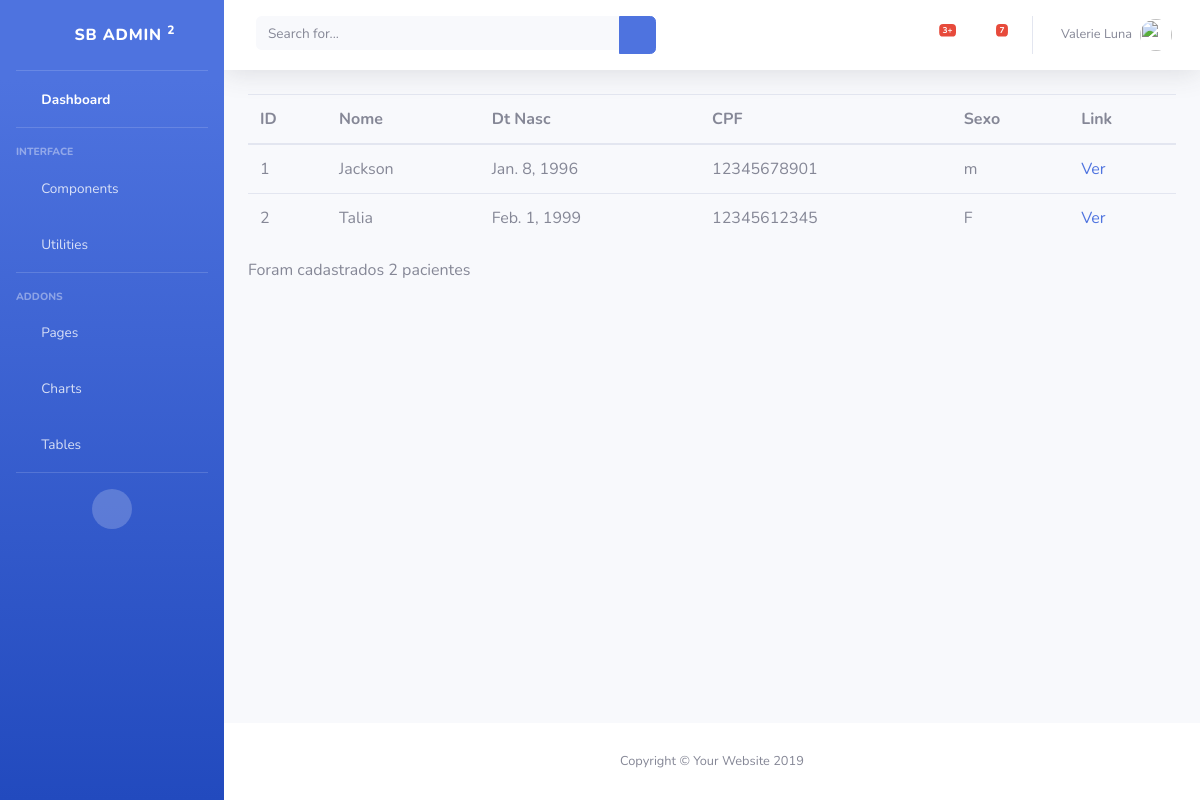
The page /atendimento/paciente/ on the database as committed earlier.
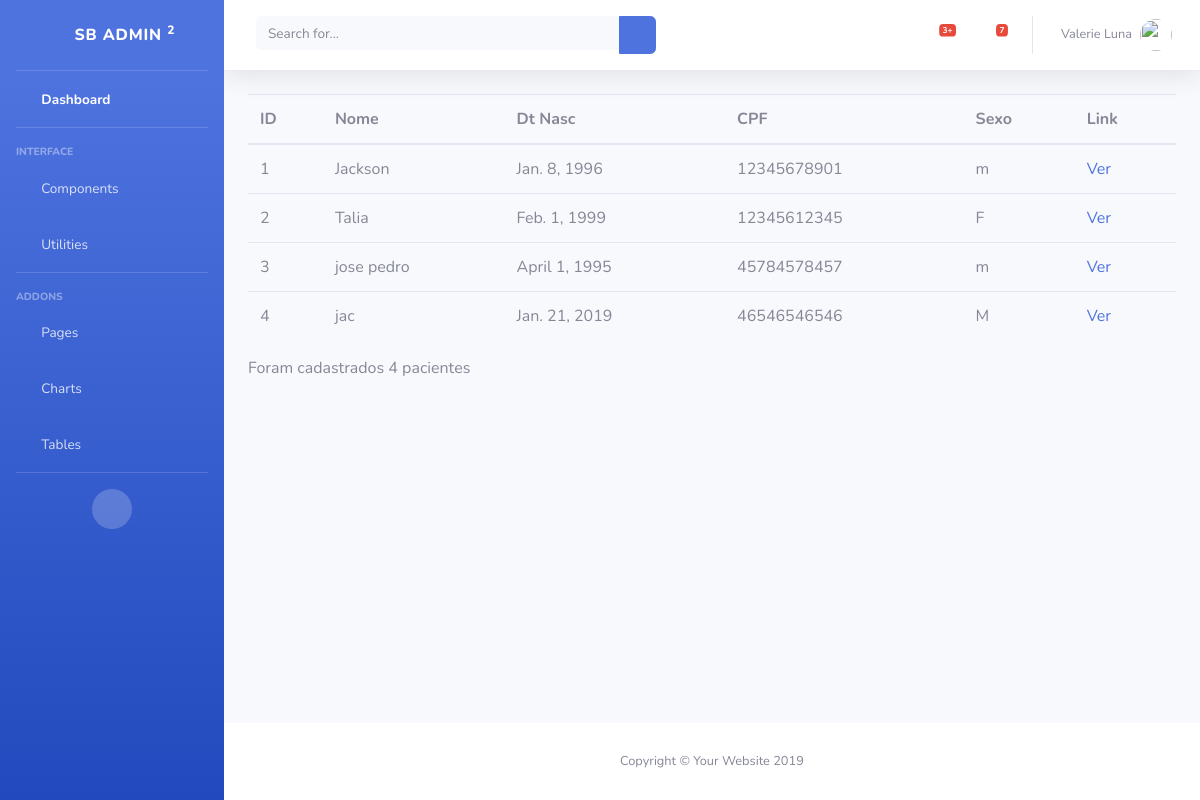
The same page on the database as committed later.
### atendimento/models.py (models this page shows)
class Paciente(models.Model):
    nome = models.CharField(max_length=50)
    dt_nasc = models.DateField()
    cpf = models.CharField(max_length=11)
    sexo = models.CharField(max_length=1)

### atendimento/views.py (the view)
# urls.py: path('paciente/', views.paciente_list),
def paciente_list(request):
    pacientes = Paciente.objects.all()
    return render (request, 'paciente/list.html', {'pacientes': pacientes})

### atendimento/templates/paciente/list.html
{% extends 'base.html' %}
{% block conteudo %}
<table class="table">
    <thead>
        <tr>
            <th>ID</th>
            <th>Nome</th>
            <th>Dt Nasc</th>
            <th>CPF</th>
            <th>Sexo</th>
            <th>Link</th>
        </tr>
    </thead>
    <tbody>
        {% for paciente in pacientes %}
            <tr>
                <td>{{paciente.id}}</td>
                <td>{{paciente.nome}}</td>
                <td>{{paciente.dt_nasc}}</td>
                <td>{{paciente.cpf}}</td>
                <td>{{paciente.sexo}}</td>
                <td><a href="http://127.0.0.1:8000/atendimento/paciente/{{paciente.id}}/">Ver</a></td>
            </tr>
        {% endfor %}
    </tbody>
</table>
<p>Foram cadastrados {{pacientes | length }} pacientes</p>
{% endblock %}

### atendimento/templates/base.html (shortened to what this page needs)
{% load static %}
<!DOCTYPE html>
<html lang="en">
<head>
  <link href="{% static 'vendor/fontawesome-free/css/all.min.css' %}" rel="stylesheet" type="text/css">
  <link href=" {% static 'css/sb-admin-2.min.css' %}" rel="stylesheet">
</head>
<body id="page-top">
  <div id="wrapper">
    <ul class="navbar-nav bg-gradient-primary sidebar sidebar-dark accordion" id="accordionSidebar">
      <a class="sidebar-brand d-flex align-items-center justify-content-center" href="index.html">
        <div class="sidebar-brand-icon rotate-n-15">
          <i class="fas fa-laugh-wink"></i>
        </div>
        <div class="sidebar-brand-text mx-3">SB Admin <sup>2</sup></div>
      </a>
      <hr class="sidebar-divider my-0">
      <li class="nav-item active">
        <a class="nav-link" href="index.html">
          <i class="fas fa-fw fa-tachometer-alt"></i>
          <span>Dashboard</span></a>
      </li>
      <hr class="sidebar-divider">
      <div class="sidebar-heading">
        Interface
      </div>
      <li class="nav-item">
        <a class="nav-link collapsed" href="#" data-toggle="collapse" data-target="#collapseTwo" aria-expanded="true" aria-controls="collapseTwo">
          <i class="fas fa-fw fa-cog"></i>
          <span>Components</span>
        </a>
      </li>
      <li class="nav-item">
        <a class="nav-link collapsed" href="#" data-toggle="collapse" data-target="#collapseUtilities" aria-expanded="true" aria-controls="collapseUtilities">
          <i class="fas fa-fw fa-wrench"></i>
          <span>Utilities</span>
        </a>
      </li>
      <hr class="sidebar-divider">
      <div class="sidebar-heading">
        Addons
      </div>
      <li class="nav-item">
        <a class="nav-link collapsed" href="#" data-toggle="collapse" data-target="#collapsePages" aria-expanded="true" aria-controls="collapsePages">
          <i class="fas fa-fw fa-folder"></i>
          <span>Pages</span>
        </a>
      </li>
      <li class="nav-item">
        <a class="nav-link" href="charts.html">
          <i class="fas fa-fw fa-chart-area"></i>
          <span>Charts</span></a>
      </li>
      <li class="nav-item">
        <a class="nav-link" href="tables.html">
          <i class="fas fa-fw fa-table"></i>
          <span>Tables</span></a>
      </li>
      <hr class="sidebar-divider d-none d-md-block">
      <div class="text-center d-none d-md-inline">
        <button class="rounded-circle border-0" id="sidebarToggle"></button>
      </div>
    </ul>
    <div id="content-wrapper" class="d-flex flex-column">
      <div id="content">
        <nav class="navbar navbar-expand navbar-light bg-white topbar mb-4 static-top shadow">
          <form class="d-none d-sm-inline-block form-inline mr-auto ml-md-3 my-2 my-md-0 mw-100 navbar-search">
            <div class="input-group">
              <input type="text" class="form-control bg-light border-0 small" placeholder="Search for..." aria-label="Search" aria-describedby="basic-addon2">
              <div class="input-group-append">
                <button class="btn btn-primary" type="button">
                  <i class="fas fa-search fa-sm"></i>
                </button>
              </div>
            </div>
          </form>
          <ul class="navbar-nav ml-auto">
            <li class="nav-item dropdown no-arrow mx-1">
              <a class="nav-link dropdown-toggle" href="#" id="alertsDropdown" role="button" data-toggle="dropdown" aria-haspopup="true" aria-expanded="false">
                <i class="fas fa-bell fa-fw"></i>
                <span class="badge badge-danger badge-counter">3+</span>
              </a>
            </li>
            <li class="nav-item dropdown no-arrow mx-1">
              <a class="nav-link dropdown-toggle" href="#" id="messagesDropdown" role="button" data-toggle="dropdown" aria-haspopup="true" aria-expanded="false">
                <i class="fas fa-envelope fa-fw"></i>
                <span class="badge badge-danger badge-counter">7</span>
              </a>
            </li>
            <li class="nav-item dropdown no-arrow">
              <a class="nav-link dropdown-toggle" href="#" id="userDropdown" role="button" data-toggle="dropdown" aria-haspopup="true" aria-expanded="false">
                <span class="mr-2 d-none d-lg-inline text-gray-600 small">Valerie Luna</span>
                <img class="img-profile rounded-circle" src="https://source.unsplash.com/QAB-WJcbgJk/60x60">
              </a>
            </li>
          </ul>
        </nav>
    <div class="container-fluid">
        {% block conteudo %} {% endblock %}
    </div>
</div>
<footer class="sticky-footer bg-white">
  <div class="container my-auto">
    <div class="copyright text-center my-auto">
      <span>Copyright &copy; Your Website 2019</span>
    </div>
  </div>
</footer>
</div>
</div>
</body>
</html>

Rows that differ between the two databases and show on the page:
added Paciente: id "3", nome "jose pedro", dt_nasc "April 1, 1995", cpf "45784578457", sexo "m"
added Paciente: id "4", nome "jac", dt_nasc "Jan. 21, 2019", cpf "46546546546", sexo "M"
Other text that changed with them:
{{ pacientes | length }}: "2" → "4"
